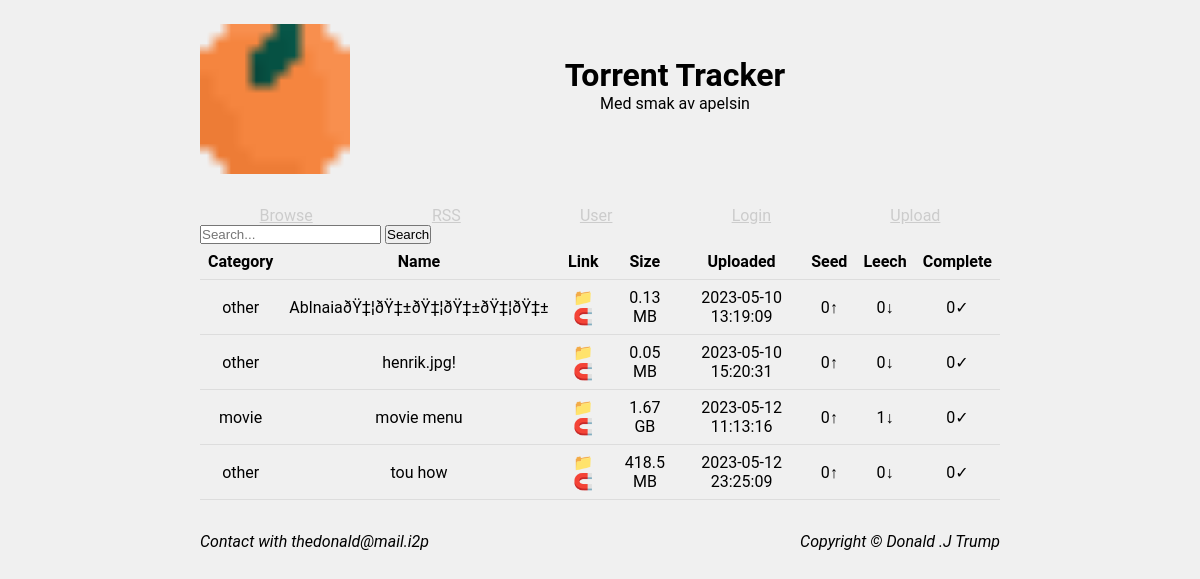
The page / on the database its author committed.
### tables this page shows
CREATE TABLE `torrents` (
  `id` int(11) NOT NULL,
  `desc` text NOT NULL,
  `owner` text NOT NULL,
  `upload_date` datetime NOT NULL DEFAULT current_timestamp(),
  `last_update` datetime NOT NULL DEFAULT current_timestamp(),
  `name` tinytext NOT NULL,
  `file_path` tinytext NOT NULL,
  `size` int(11) NOT NULL,
  `rating` int(11) NOT NULL DEFAULT 0,
  `infohash` text NOT NULL,
  `tags` text NOT NULL
);

### index.php (the view, shortened to what this page needs)
<?PHP
include_once("config.php");
$db = new mysqli($db_host, $db_user, $db_pass, $db_name);
?>
<!DOCTYPE html>
<html>
	<head>
		<link rel="stylesheet" href="style/index.css">
	</head>
	<body>
		<header>
			<img class='logo' src="orenji-logo.png" alt="logo">
			<div class=title>
				<h1>Torrent Tracker</h1>
				<p>Med smak av apelsin</p>
			</div>
		</header>
		<nav>
			<ul>
				<li><a href="#">Browse</a></li>
				<li><a href="rss.php">RSS</a></li>
				<li><a href="./user">User</a></li>
				<li><a href="./login">Login</a></li>
				<li><a href="./upload">Upload</a></li>
			</ul>
		</nav>
		<main>
			<form action="#" class="search">
				<input type="text" placeholder="Search...">
				<input id="submit" type="submit" value="Search">
			</form>
			<table>
				<thead>
      					<tr>
        					<th>Category</th>
        					<th>Name</th>
        					<th>Link</th>
        					<th>Size</th>
        					<th>Uploaded</th>
        					<th>Seed</th>
        					<th>Leech</th>
        					<th>Complete</th>
      					</tr>
				</thead>
				<tbody>
		<?PHP
			$torrents = $db->query("SELECT * FROM torrents");
			while($torrent = $torrents->fetch_assoc()) {
				echo	"<td>".$torrent['tags']."</td>".
					"<td>".$torrent['name']."</td>".
					"<td><a class='downloadLink' href=upload/content/".$torrent['file_path'].">📁</a> <a class='downloadLink' href='#'>🧲</a></p>";
					if ($torrent['size'] < 1073741824) {
						echo "<td>".round($torrent['size']/1048576, 2)." MB</td>";
					} else {
						echo "<td>".round($torrent['size']/1073741824, 2)." GB</td>";
					}
					echo "<td>".$torrent['upload_date']."</td>";
				$seedersQuery = $db->query("SELECT count(*) FROM peers WHERE infohash='".$torrent['infohash']."' AND seeding=1");
				$seederQueryResponse = mysqli_fetch_array($seedersQuery);
				echo "<td>".$seederQueryResponse[0]."↑</td>";
				$leeachersQuery = $db->query("SELECT count(*) FROM peers WHERE infohash='".$torrent['infohash']."' AND leeching");
				$leeachersQueryResponse = mysqli_fetch_array($leeachersQuery);
				echo "<td>".$leeachersQueryResponse[0]."↓</td>";
				$completesQuery = $db->query("SELECT count(*) FROM peers WHERE infohash='".$torrent['infohash']."' AND complete");
				$completesQueryResponse = mysqli_fetch_array($completesQuery);
				echo "<td>".$completesQueryResponse[0]."✓</td>";
			}
		?>		</tbody>
			</table>
		</main>
		<footer>
			<p><i>Contact with thedonald@mail.i2p<i></p>
			<p><i>Copyright © Donald .J Trump</i></p>
		</footer>
	</body>
</html>

### style/index.css (style rules this page uses)
* { margin: 0; padding: 0; }
p, h1, h2, h3, th, td, a { font-family: 'Roboto', Arial, Verdana, sans-serif; }
body { margin: auto; width: 95%; max-width: 50em; background-color: #F0F0F0; }
header { margin-top: 1.5em; display: flex; }
.title { text-align: center; width: 100%; margin-top: 2em; }
nav { margin-top: 2em; }
nav ul { display: flex; justify-content: space-around; list-style: none; }
nav ul li a:link { color: #ccc; }
.logo { min-width: 150px; min-height: 150px; image-rendering: crisp-edges; }
table { width: 100%; border-collapse: collapse; }
th, td { padding: 8px; text-align: center; border-bottom: 1px solid #ddd; }
.downloadLink { text-decoration: none; }
th { font-weight: bold; }
footer { margin-top: 2em; display: flex; justify-content: space-between; }

### rows shown on the page
torrents: tags "other", name "AblnaiaðŸ‡¦ðŸ‡±ðŸ‡¦ðŸ‡±ðŸ‡¦ðŸ‡±", $torrent['size']/1048576 "0.13", upload_date "2023-05-10 13:19:09", seederQueryResponse "0", leeachersQueryResponse "0", completesQueryResponse "0"
torrents: tags "other", name "henrik.jpg!", $torrent['size']/1048576 "0.05", upload_date "2023-05-10 15:20:31", seederQueryResponse "0", leeachersQueryResponse "0", completesQueryResponse "0"
torrents: tags "movie", name "movie menu", $torrent['size']/1073741824 "1.67", upload_date "2023-05-12 11:13:16", seederQueryResponse "0", leeachersQueryResponse "1", completesQueryResponse "0"
torrents: tags "other", name "tou how", $torrent['size']/1048576 "418.5", upload_date "2023-05-12 23:25:09", seederQueryResponse "0", leeachersQueryResponse "0", completesQueryResponse "0"
